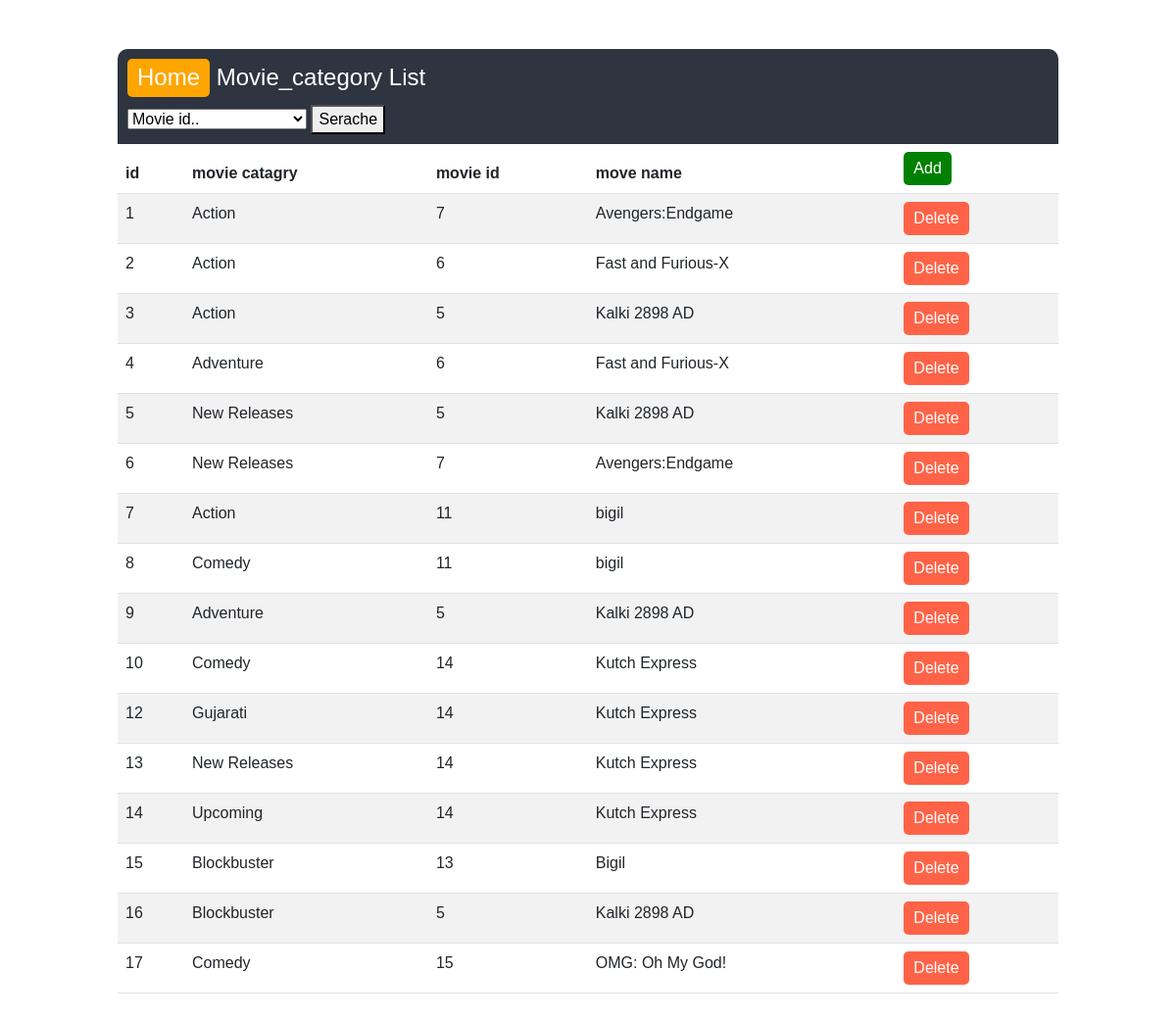
Screenshot of /admin/catagry_profile_movie_list.php with the database file from the repository.
### tables this page shows
CREATE TABLE `catagry_profile_movie_list` (
  `id` int(10) NOT NULL,
  `m_catagry` varchar(250) NOT NULL,
  `m_id` int(10) NOT NULL,
  `m_name` varchar(250) NOT NULL
);

### admin/catagry_profile_movie_list.php (the view, shortened to what this page needs)
<!DOCTYPE html>
<html lang="en">
<head>
    <link href="https://cdn.jsdelivr.net/npm/bootstrap@5.3.0-alpha1/dist/css/bootstrap.min.css" rel="stylesheet">
</head>
<body>
    <div class="table-container">
        <div class="table-header">
               <h4><a href="../admin/admin.php"><button class="btn-back"   >Home</button></a>  Movie_category List</h4>
               <form action="#" method="post">
              <select class="yere" name ="m_name">
            <option for value="from">Movie id..</option>
</select> <button formaction = 'catagry_profile_movie_list_ser.php'>Serache</button>
              </form>
        </div>
        <table class="table table-striped">
            <thead>
            <tr>
                    <th>id</th>
                    <th>movie catagry</th>
                    <th>movie id </th>
                    <th>move name</th>
                    <th><a href="catagry_profile_movie_add.php"><button class="btn-add"  formaction = 'catagry_profile_movie_add.php' >Add</button></a></th>
                </tr>
            </thead>
            <tbody>
                <?php
                    require("../backend/db01.php");
                    $query =  "SELECT * FROM catagry_profile_movie_list";
                    $result = mysqli_query($conn, $query);
                    if (mysqli_num_rows($result) > 0) {
                        while($row = mysqli_fetch_assoc($result)) {
                    ?>
                <tr>
                    <td><?php echo $row["id"]; ?></td>
                    <td><?php echo $row["m_catagry"]; ?></td>
                    <td><?php echo $row["m_id"]; ?></td>
                    <td><?php echo $row["m_name"]; ?></td>
                    <td>
                        <form action="" method="post">
                        <button class="btn-delete" formaction = 'catagry_profile_movie_del.php' >Delete</button>
                        </form>
                    </td>
                </tr>
                <?php
}
} else {
    echo "0 results";
}
 ?>
            </tbody>
        </table>
    </div>
</body>
</html>

### admin/catagry_profile_movie_list.php (style rules this page uses)
body { font-family: Arial, sans-serif; }
.table-container { margin: 50px auto; width: 80%; }
.table-header { background-color: #2E3440; color: white; padding: 10px; border-top-left-radius: 10px; border-top-right-radius: 10px; }
.table { background-color: white; border-radius: 10px; }
.btn-delete { background-color: #FF6347; color: white; border: none; border-radius: 5px; padding: 5px 10px; }
.btn-add { background-color: green; color: white; border: none; border-radius: 5px; padding: 5px 10px; }
.btn-back { background-color: orange; color: white; border: none; border-radius: 5px; padding: 5px 10px; }

### rows the page displays
catagry_profile_movie_list: id "1", m_catagry "Action", m "7", m_name "Avengers:Endgame"
catagry_profile_movie_list: id "2", m_catagry "Action", m "6", m_name "Fast and Furious-X"
catagry_profile_movie_list: id "3", m_catagry "Action", m "5", m_name "Kalki 2898 AD"
catagry_profile_movie_list: id "4", m_catagry "Adventure", m "6", m_name "Fast and Furious-X"
catagry_profile_movie_list: id "5", m_catagry "New Releases", m "5", m_name "Kalki 2898 AD"
catagry_profile_movie_list: id "6", m_catagry "New Releases", m "7", m_name "Avengers:Endgame"
catagry_profile_movie_list: id "7", m_catagry "Action", m "11", m_name "bigil"
catagry_profile_movie_list: id "8", m_catagry "Comedy", m "11", m_name "bigil"
catagry_profile_movie_list: id "9", m_catagry "Adventure", m "5", m_name "Kalki 2898 AD"
catagry_profile_movie_list: id "10", m_catagry "Comedy", m "14", m_name "Kutch Express"
catagry_profile_movie_list: id "12", m_catagry "Gujarati", m "14", m_name "Kutch Express"
catagry_profile_movie_list: id "13", m_catagry "New Releases", m "14", m_name "Kutch Express"
catagry_profile_movie_list: id "14", m_catagry "Upcoming", m "14", m_name "Kutch Express"
catagry_profile_movie_list: id "15", m_catagry "Blockbuster", m "13", m_name "Bigil"
catagry_profile_movie_list: id "16", m_catagry "Blockbuster", m "5", m_name "Kalki 2898 AD"
catagry_profile_movie_list: id "17", m_catagry "Comedy", m "15", m_name "OMG: Oh My God!"
